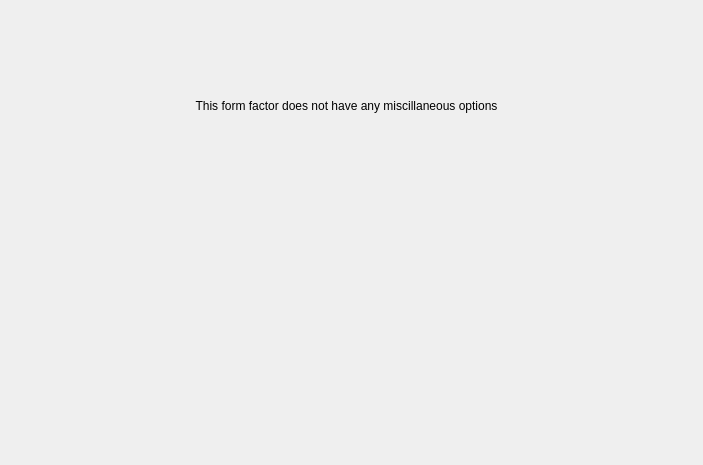
<?xml version="1.0" encoding="UTF-8"?>
<ui version="4.0">
 <class>Form</class>
 <widget class="QWidget" name="Form">
  <property name="geometry">
   <rect>
    <x>0</x>
    <y>0</y>
    <width>703</width>
    <height>465</height>
   </rect>
  </property>
  <property name="windowTitle">
   <string>Form</string>
  </property>
  <widget class="QLabel" name="label">
   <property name="geometry">
    <rect>
     <x>181</x>
     <y>70</y>
     <width>331</width>
     <height>71</height>
    </rect>
   </property>
   <property name="text">
    <string>This form factor does not have any miscillaneous options</string>
   </property>
   <property name="alignment">
    <set>Qt::AlignCenter</set>
   </property>
   <property name="wordWrap">
    <bool>true</bool>
   </property>
  </widget>
 </widget>
 <resources/>
 <connections/>
</ui>
